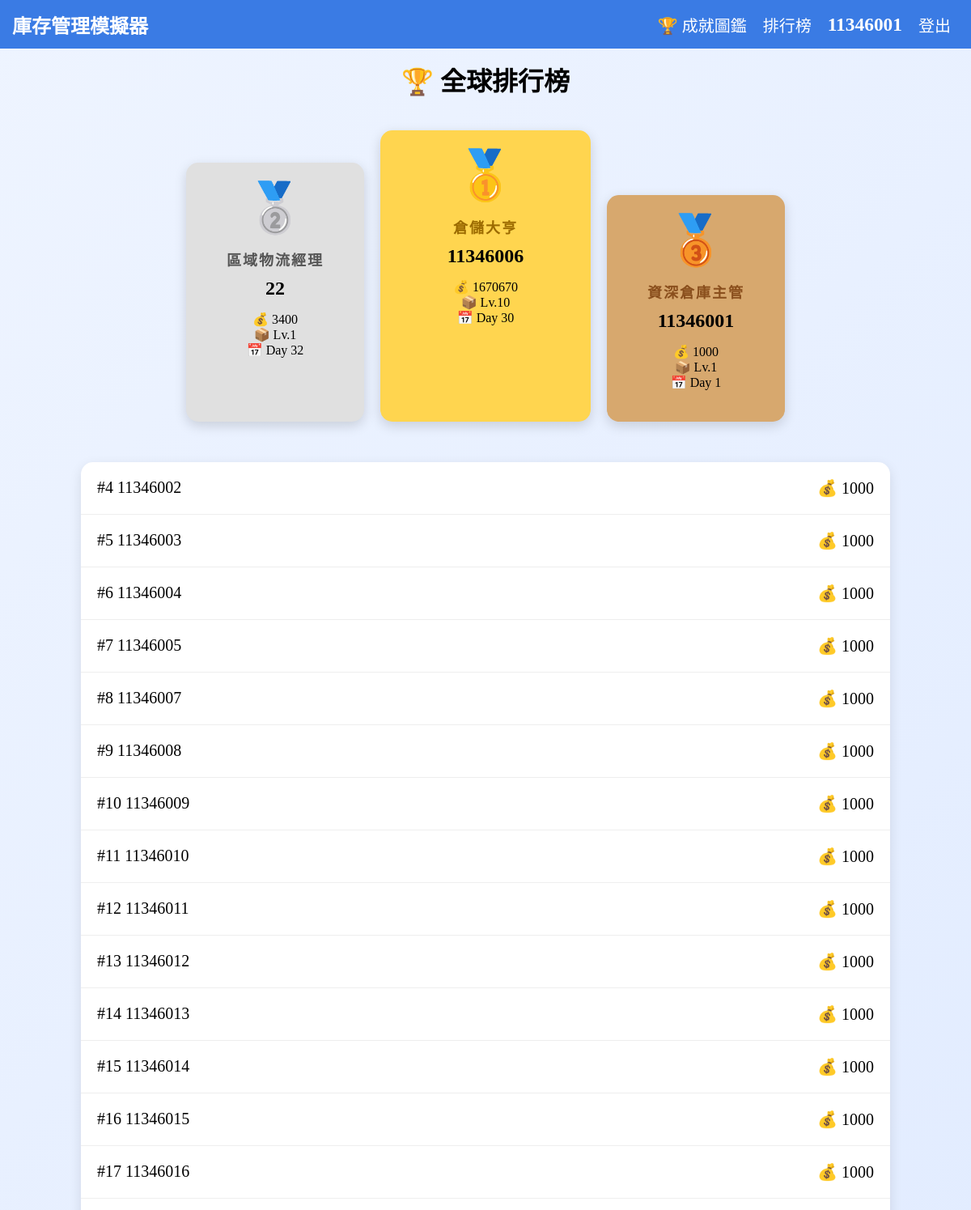
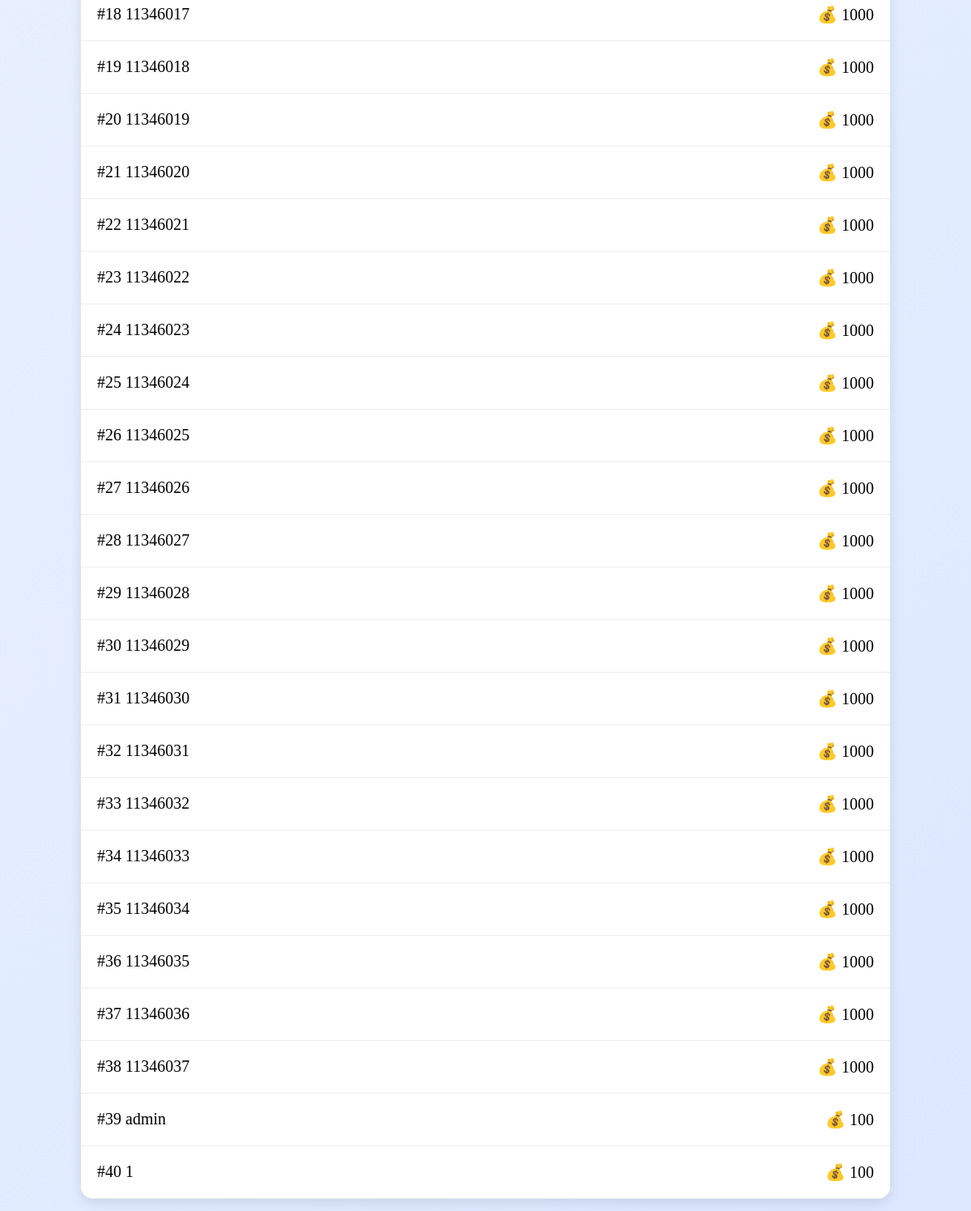
/leaderboard/ (signed in), run on the app's committed database (2 pictures, top to bottom).
### game/models.py (models this page shows, shortened)
class Player(models.Model):
    user = models.OneToOneField(User, on_delete=models.CASCADE)
    tutorial_done = models.BooleanField(default=False)
    money = models.IntegerField(default=1000)
    level = models.IntegerField(default=1)
    exp = models.IntegerField(default=0)
    day = models.IntegerField(default=1)
    phase = models.CharField(max_length=20, default="buy")
    phase_start = models.DateTimeField(default=timezone.now)
    reputation = models.IntegerField(default=100)
    inventory = models.JSONField(default=dict)
    debug_mode = models.BooleanField(default=False)
    total_orders = models.IntegerField(default=0)
    total_sales = models.IntegerField(default=0)
    total_profit = models.IntegerField(default=0)

### game/views.py (the view)
def leaderboard(request):
    players = Player.objects.order_by(
        "-money"
    )
    return render(
        request,
        "game/leaderboard.html",
        {
            "players": players
        }
    )

### templates/game/leaderboard.html
{% extends "base.html" %}
{% load static %}
{% block content %}
    <div class="leaderboard">
        <h1 class="leaderboard_title">
            🏆 全球排行榜
        </h1>
        {% if players|length >= 1 %}
        <div class="podium">
            {% if players|length >= 2 %}
            <div class="podium_item silver">
                <div class="medal">🥈</div>
                <div class="rank_title">區域物流經理</div>
                <h2 class="rank_name">{{ players.1.user.username }}</h2>
                <p>💰 {{ players.1.money }}</p>
                <p>📦 Lv.{{ players.1.level }}</p>
                <p>📅 Day {{ players.1.day }}</p>
            </div>
            {% endif %}
            {% if players|length >= 1 %}
            <div class="podium_item gold">
                <div class="medal">🥇</div>
                <div class="rank_title">倉儲大亨</div>
                <h2 class="rank_name">{{ players.0.user.username }}</h2>
                <p>💰 {{ players.0.money }}</p>
                <p>📦 Lv.{{ players.0.level }}</p>
                <p>📅 Day {{ players.0.day }}</p>
            </div>
            {% endif %}
            {% if players|length >= 3 %}
            <div class="podium_item bronze">
                <div class="medal">🥉</div>
                <div class="rank_title">資深倉庫主管</div>
                <h2 class="rank_name">{{ players.2.user.username }}</h2>
                <p>💰 {{ players.2.money }}</p>
                <p>📦 Lv.{{ players.2.level }}</p>
                <p>📅 Day {{ players.2.day }}</p>
            </div>
            {% endif %}
        </div>
        {% endif %}
        <div class="rank_list">
            {% for player in players %}
            {% if forloop.counter > 3 %}
            <div class="rank_row">
                <div>
                    #{{ forloop.counter }}
                    {{ player.user.username }}
                </div>
                <div>
                    💰 {{ player.money }}
                </div>
            </div>
            {% endif %}
            {% endfor %}
        </div>
    </div>
{% endblock %}

### templates/base.html (shortened to what this page needs)
{% load static %}
<html>
<head>
    <link rel="stylesheet" href="{% static 'css/base.css' %}">
</head>
<body>
    <header>
        <nav>
            <h1 class="title"><a href="{% url 'home' %}">庫存管理模擬器</a></h1>
            <ul class="nav_ul">
                <li>
                    <a href="{% url 'achievements' %}" class="nav_ul_a">
                        🏆 成就圖鑑
                    </a>
                </li>
                <li><a href="{% url 'leaderboard' %}" class="nav_ul_a">排行榜</a></li>
                <li>
                    <h3>{{ request.user.username }}</h3>
                </li>
                <li><a href="{% url 'logout' %}" class="nav_ul_a">登出</a></li>
            </ul>
        </nav>
    </header>
    <main>
        {% block content %}
        {% endblock content %}
    </main>
</body>
</html>

### static/css/base.css (style rules this page uses)
* { padding: 0; margin: 0; box-sizing: border-box; font-family: '微軟正黑體'; }
body { background: linear-gradient( 135deg, #eef4ff, #dce8ff ); }
nav { width: 100%; height: 60px; padding: 0 15px; display: flex; justify-content: space-between; align-items: center; background-color: #3a7be4; box-sizing: border-box; }
.title a { text-decoration: none; color: #fff; }
.nav_ul { display: flex; justify-content: center; align-items: center; list-style: none; }
.nav_ul li { padding: 0 10px; color: #fff; font-size: 20px; }
.nav_ul_a { color: #fff; text-decoration: none; }
main { padding: 15px 40px; display: flex; min-height: 92vh; }
.leaderboard { width:100%; max-width:1000px; margin:auto; }
.leaderboard_title { text-align:center; margin-bottom:40px; }
.podium { display:flex; justify-content:center; align-items:flex-end; gap:20px; margin-bottom:50px; }
.podium_item { text-align:center; padding:20px; border-radius:15px; box-shadow: 0 5px 15px rgba(0,0,0,.15); }
.gold { width:260px; height:360px; background:#ffd54f; }
.silver { width:220px; height:320px; background:#e0e0e0; }
.bronze { width:220px; height:280px; background:#d7a86e; }
.medal { font-size:60px; margin-bottom:15px; }
.rank_name { margin-bottom: 15px; }
.rank_list { background:white; border-radius:15px; overflow:hidden; box-shadow: 0 5px 15px rgba(0,0,0,.1); }
.rank_row { display:flex; justify-content:space-between; padding:20px; border-bottom:1px solid #eee; font-size:20px; }
.rank_title { font-size:18px; font-weight:bold; margin-bottom:10px; color:#333; letter-spacing:2px; }
.gold .rank_title { color:#9c6b00; }
.silver .rank_title { color:#555; }
.bronze .rank_title { color:#8a4f1d; }

### data on the page
Player: user.username "22", money "3400", level "1", day "32"
Player: user.username "11346006", money "1670670", level "10", day "30"
Player: user.username "11346001", money "1000", level "1", day "1"
Player: user.username "11346002", money "1000"
Player: user.username "11346003", money "1000"
Player: user.username "11346004", money "1000"
Player: user.username "11346005", money "1000"
Player: user.username "11346007", money "1000"
Player: user.username "11346008", money "1000"
Player: user.username "11346009", money "1000"
Player: user.username "11346010", money "1000"
Player: user.username "11346011", money "1000"
Player: user.username "11346012", money "1000"
Player: user.username "11346013", money "1000"
Player: user.username "11346014", money "1000"
Player: user.username "11346015", money "1000"
Player: user.username "11346016", money "1000"
Player: user.username "11346017", money "1000"
Player: user.username "11346018", money "1000"
Player: user.username "11346019", money "1000"
Player: user.username "11346020", money "1000"
Player: user.username "11346021", money "1000"
Player: user.username "11346022", money "1000"
Player: user.username "11346023", money "1000"
Player: user.username "11346024", money "1000"
Player: user.username "11346025", money "1000"
Player: user.username "11346026", money "1000"
Player: user.username "11346027", money "1000"
Player: user.username "11346028", money "1000"
Player: user.username "11346029", money "1000"
Player: user.username "11346030", money "1000"
Player: user.username "11346031", money "1000"
Player: user.username "11346032", money "1000"
Player: user.username "11346033", money "1000"
Player: user.username "11346034", money "1000"
Player: user.username "11346035", money "1000"
Player: user.username "11346036", money "1000"
Player: user.username "11346037", money "1000"
Player: user.username "admin", money "100"
Player: user.username "1", money "100"

### other printed values
{{ request.user.username }} "11346001"
